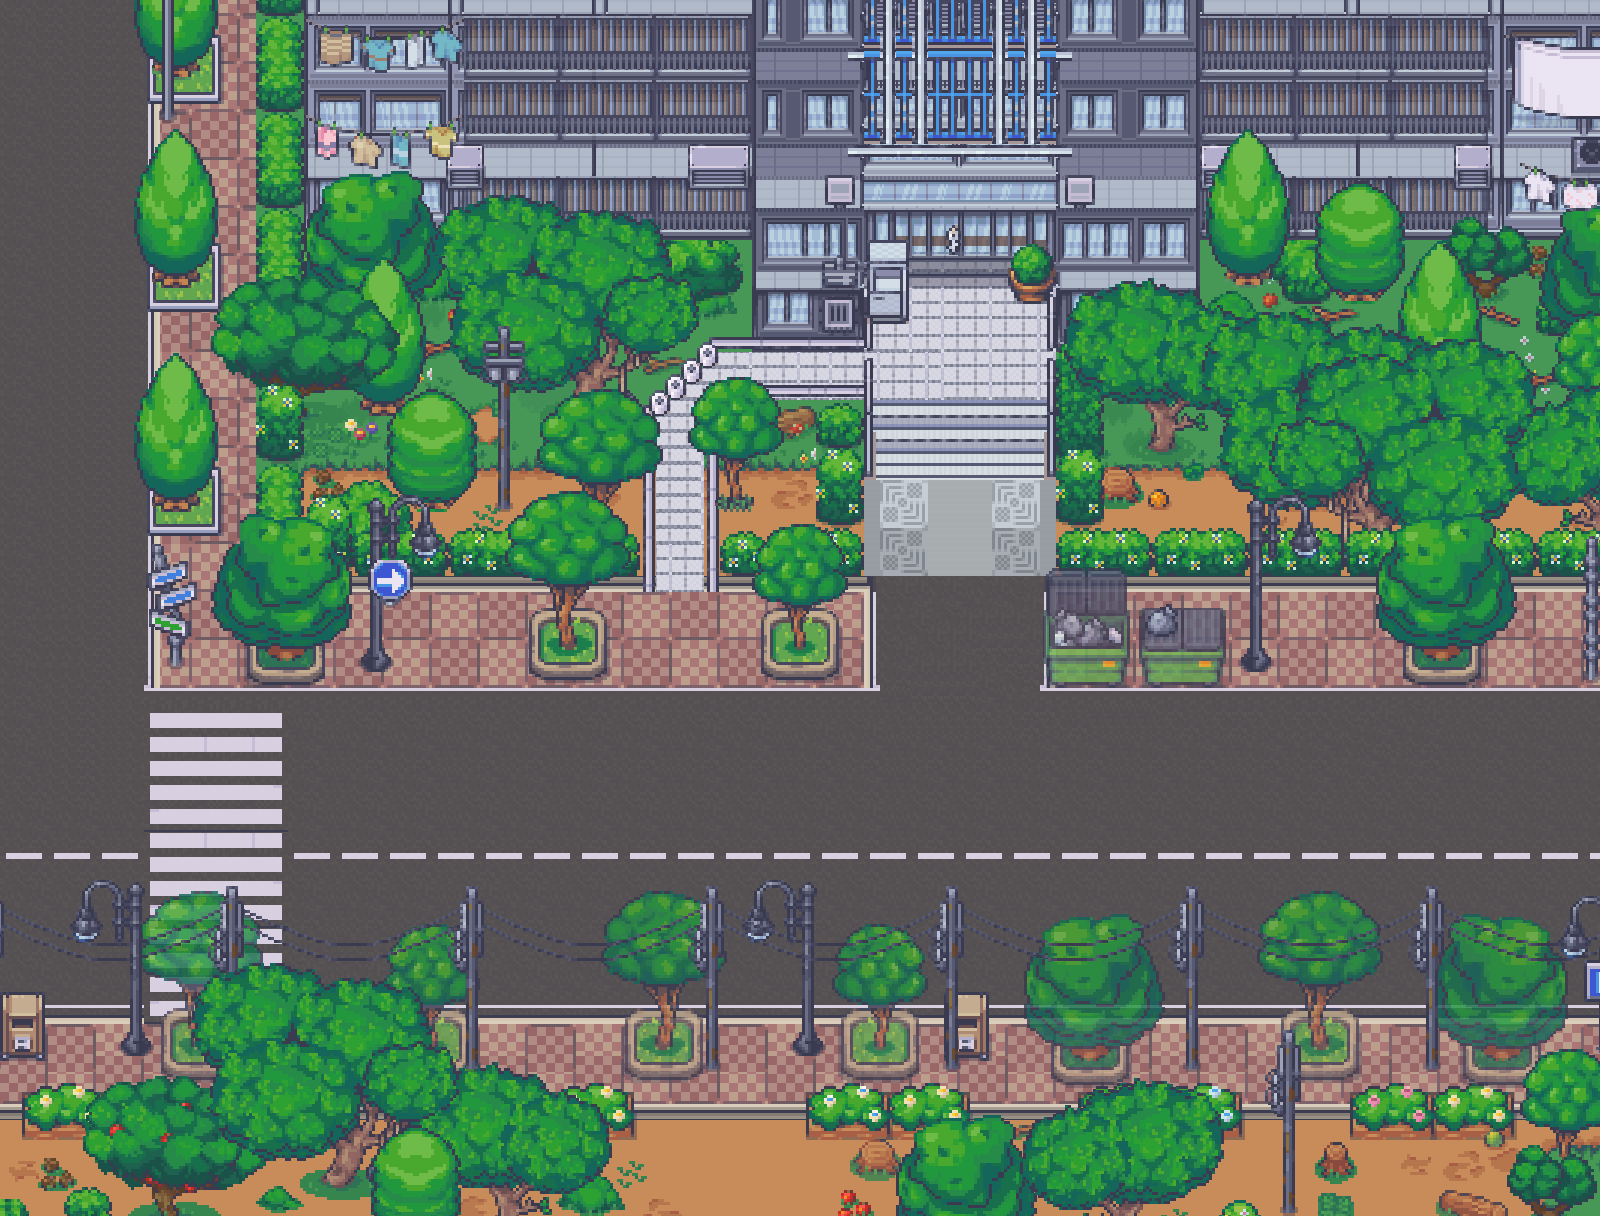

A level layout from a 2D game, rendered from its tile map. Below: a short description, then the map file with tile-grid data replaced by summaries:
An orthogonal 100x76 tile map with 16x16 px tiles, 16 tile layers (di, 1, 2, 3, ...), 18 tilesets and 64 objects.

<map version="1.10" tiledversion="1.10.2" orientation="orthogonal" renderorder="right-down" width="100" height="76" tilewidth="16" tileheight="16" infinite="0" nextlayerid="18" nextobjectid="72">
 <tileset firstgid="1" name="16_Office_32x32" tilewidth="16" tileheight="16" tilecount="12160" columns="64">
  <image source="damen/16_Office_32x32.png" trans="000000" width="1024" height="3040" />
 </tileset>
 <tileset firstgid="12161" name="Tileset_10_MV" tilewidth="16" tileheight="16" tilecount="2304" columns="48">
  <image source="damen/Tileset_10_MV.png" trans="000000" width="768" height="768" />
 </tileset>
 <tileset firstgid="14465" name="17_Visibile_Upstairs_System_48x48" tilewidth="16" tileheight="16" tilecount="3888" columns="48">
  <image source="damen/17_Visibile_Upstairs_System_48x48.png" trans="000000" width="768" height="1296" />
 </tileset>
 <tileset firstgid="18353" name="Tileset_17_MV" tilewidth="16" tileheight="16" tilecount="2304" columns="48">
  <image source="damen/Tileset_17_MV.png" trans="000000" width="768" height="768" />
 </tileset>
 <tileset firstgid="20657" name="Kitchen_02" tilewidth="16" tileheight="16" tilecount="2304" columns="48">
  <image source="damen/Kitchen_02.png" trans="000000" width="768" height="768" />
 </tileset>
 <tileset firstgid="22961" name="12_Kitchen_48x48" tilewidth="16" tileheight="16" tilecount="7056" columns="48">
  <image source="damen/12_Kitchen_48x48.png" trans="000000" width="768" height="2352" />
 </tileset>
 <tileset firstgid="30017" name="4_Bedroom_48x48" tilewidth="16" tileheight="16" tilecount="15408" columns="48">
  <image source="damen/4_Bedroom_48x48.png" trans="000000" width="768" height="5136" />
 </tileset>
 <tileset firstgid="45425" name="3_Bathroom_48x48" tilewidth="16" tileheight="16" tilecount="8064" columns="48">
  <image source="damen/3_Bathroom_48x48.png" trans="000000" width="768" height="2688" />
 </tileset>
 <tileset firstgid="53489" name="2_LivingRoom_Black_Shadow_48x48" tilewidth="16" tileheight="16" tilecount="6480" columns="48">
  <image source="damen/2_LivingRoom_Black_Shadow_48x48.png" trans="000000" width="768" height="2160" />
 </tileset>
 <tileset firstgid="59969" name="18_Jail_48x48" tilewidth="16" tileheight="16" tilecount="6480" columns="48">
  <image source="damen/18_Jail_48x48.png" trans="000000" width="768" height="2160" />
 </tileset>
 <tileset firstgid="66449" name="Tileset_21_MV" tilewidth="16" tileheight="16" tilecount="2304" columns="48">
  <image source="damen/Tileset_21_MV.png" trans="000000" width="768" height="768" />
 </tileset>
 <tileset firstgid="68753" name="Tileset_1_MV" tilewidth="16" tileheight="16" tilecount="2304" columns="48">
  <image source="damen/Tileset_1_MV.png" trans="000000" width="768" height="768" />
 </tileset>
 <tileset firstgid="71057" name="Tileset_20_MV" tilewidth="16" tileheight="16" tilecount="2304" columns="48">
  <image source="damen/Tileset_20_MV.png" trans="000000" width="768" height="768" />
 </tileset>
 <tileset firstgid="73361" name="Tileset_25_MV" tilewidth="16" tileheight="16" tilecount="2304" columns="48">
  <image source="damen/Tileset_25_MV.png" trans="000000" width="768" height="768" />
 </tileset>
 <tileset firstgid="75665" name="Tileset_69_MV" tilewidth="16" tileheight="16" tilecount="2304" columns="48">
  <image source="damen/Tileset_69_MV.png" trans="000000" width="768" height="768" />
 </tileset>
 <tileset firstgid="77969" name="Tileset_8_MV" tilewidth="16" tileheight="16" tilecount="2304" columns="48">
  <image source="damen/Tileset_8_MV.png" trans="000000" width="768" height="768" />
 </tileset>
 <tileset firstgid="80273" name="Tileset_30_MV" tilewidth="16" tileheight="16" tilecount="2304" columns="48">
  <image source="damen/Tileset_30_MV.png" trans="000000" width="768" height="768" />
 </tileset>
 <tileset firstgid="82577" name="2_LivingRoom_Black_Shadow_48x48" tilewidth="16" tileheight="16" tilecount="6480" columns="48">
  <image source="damen/2_LivingRoom_Black_Shadow_48x48.png" trans="000000" width="768" height="2160" />
 </tileset>
 <layer id="1" name="di" width="100" height="76">
  <data>[7600 cells, 6790 non-empty, 417 distinct tile ids]</data>
 </layer>
 <layer id="2" name="1" width="100" height="76">
  <data>[7600 cells, 1575 non-empty, 395 distinct tile ids]</data>
 </layer>
 <layer id="3" name="2" width="100" height="76" opacity="0.82">
  <data>[7600 cells, 1343 non-empty, 500 distinct tile ids]</data>
 </layer>
 <layer id="4" name="3" width="100" height="76">
  <data>[7600 cells, 739 non-empty, 289 distinct tile ids]</data>
 </layer>
 <layer id="5" name="4" width="100" height="76">
  <data>[7600 cells, 279 non-empty, 161 distinct tile ids]</data>
 </layer>
 <layer id="6" name="5" width="100" height="76">
  <data>[7600 cells, 990 non-empty, 550 distinct tile ids]</data>
 </layer>
 <layer id="7" name="6" width="100" height="76">
  <data>[7600 cells, 529 non-empty, 529 distinct tile ids]</data>
 </layer>
 <layer id="8" name="7" width="100" height="76">
  <data>[7600 cells, 727 non-empty, 647 distinct tile ids]</data>
 </layer>
 <layer id="9" name="8" width="100" height="76">
  <data>[7600 cells, 582 non-empty, 582 distinct tile ids]</data>
 </layer>
 <layer id="10" name="9" width="100" height="76">
  <data>[7600 cells, 345 non-empty, 309 distinct tile ids]</data>
 </layer>
 <layer id="11" name="10" width="100" height="76">
  <data>[7600 cells, 225 non-empty, 123 distinct tile ids]</data>
 </layer>
 <layer id="12" name="11" width="100" height="76">
  <data>[7600 cells, 578 non-empty, 433 distinct tile ids]</data>
 </layer>
 <layer id="14" name="111" width="100" height="76">
  <data>[7600 cells, 329 non-empty, 158 distinct tile ids]</data>
 </layer>
 <layer id="13" name="12" width="100" height="76">
  <data>[7600 cells, 907 non-empty, 337 distinct tile ids]</data>
 </layer>
 <layer id="15" name="13" width="100" height="76">
  <data>[7600 cells, 374 non-empty, 358 distinct tile ids]</data>
 </layer>
 <layer id="16" name="14" width="100" height="76">
  <data>[7600 cells, 111 non-empty, 86 distinct tile ids]</data>
 </layer>
 <objectgroup id="17" name="object">
  <object id="1" x="764" y="613.333" width="71.3333" height="61.3333" />
  <object id="2" x="532" y="610.667" width="71.3333" height="65.3333" />
  <object id="3" x="251" y="621" width="70.5" height="60" />
  <object id="4" x="364" y="651.5" width="25" height="19.5" />
  <object id="6" x="168.667" y="657" width="15" height="11.3333" />
  <object id="7" x="151" y="469" width="67.5" height="63.5" />
  <object id="8" x="151.5" y="242.5" width="67" height="66.5" />
  <object id="9" x="148" y="32.5" width="69" height="68" />
  <object id="10" x="158" y="109" width="15" height="11" />
  <object id="11" x="-24" y="-6" width="1638" height="14" />
  <object id="13" x="-4" y="-8" width="16" height="1260" />
  <object id="15" x="1596" y="-8" width="32" height="1260" />
  <object id="16" x="-12.1212" y="1215.15" width="1684.85" height="36.3636" />
  <object id="17" x="863.333" y="386.667" width="9" height="89" />
  <object id="18" x="763.5" y="385.5" width="102" height="9" />
  <object id="19" x="710" y="403" width="10" height="185.5" />
  <object id="20" x="716.5" y="392" width="49.5" height="9" />
  <object id="21" x="707" y="340" width="161" height="10" />
  <object id="22" x="868" y="266" width="6" height="83" />
  <object id="23" x="869.5" y="296" width="37.5" height="26" />
  <object id="24" x="867" y="264" width="181" height="3" />
  <object id="25" x="1013" y="273" width="38" height="24.5" />
  <object id="26" x="1049" y="285" width="7.5" height="191.5" />
  <object id="27" x="820.5" y="488" width="42" height="30" />
  </objectgroup>
</map>
<!-- 40 of 64 objects omitted -->
